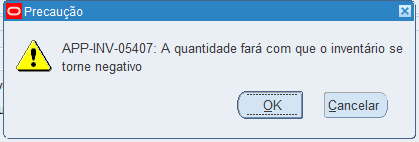
#> input picture rpa_ciclo/essential/informacoes/qtd_negativa.png, 419 x 142 px
$ python testar_deteccao_arquivo.py
#> lines starting #> are read from the running program, lines starting #| are printed output that depends on the picture; after the words box and inside, x2 and y2 are one past the last pixel; in counts of white or black regions, pixels touching at a corner belong together
#> the answer given: informacoes/qtd_negativa.png
#> in main, screenshot_bgr is the input picture: shape (142, 419, 3); mean B, G, R 228.5, 215.6, 200.1
#| ✅ Imagem carregada: 419x142
"""
Script de Teste - Detecção de Modais em Arquivo de Imagem

Uso:
1. Arraste e solte uma imagem (screenshot) neste script
2. OU execute e digite o caminho da imagem
3. O script vai testar se detecta os modais nessa imagem

Testa:
- Modal de Quantidade Negativa (qtd_negativa.png)
- Modal de Erro Centro de Custo (erro_centro_custo.png)
"""

import cv2
import numpy as np
import os
import sys
from datetime import datetime

def detectar_com_multiplos_niveis(template_path, screenshot_bgr, nome_modal):
    """Testa detecção com vários níveis de confidence"""
#> called with nome_modal = 'QUANTIDADE NEGATIVA'

    # Carregar template
    template = cv2.imread(template_path)
    if template is None:
        print(f"❌ Erro ao carregar template: {template_path}")
        return None

    template_h, template_w = template.shape[:2]
#> template_h = 142; template_w = 419
    screen_h, screen_w = screenshot_bgr.shape[:2]
#> screen_h = 142; screen_w = 419

    print(f"\n{'='*70}")
    print(f"🔍 {nome_modal}")
    print(f"{'='*70}")
    print(f"📏 Template: {template_w}x{template_h}")
#| 📏 Template: 419x142
    print(f"📏 Screenshot: {screen_w}x{screen_h}")
#| 📏 Screenshot: 419x142

    # Redimensionar se necessário
    template_scaled = template
    if template_w > screen_w or template_h > screen_h:
        scale = min(screen_w / template_w, screen_h / template_h) * 0.95
        new_w = int(template_w * scale)
        new_h = int(template_h * scale)
        template_scaled = cv2.resize(template, (new_w, new_h))
        print(f"⚠️ Template redimensionado para: {new_w}x{new_h}")

    # Template matching
    result = cv2.matchTemplate(screenshot_bgr, template_scaled, cv2.TM_CCOEFF_NORMED)
#> result = [1]
    min_val, max_val, min_loc, max_loc = cv2.minMaxLoc(result)
#> min_val = 1; max_val = 1; min_loc = (0, 0); max_loc = (0, 0)

    print(f"\n📊 SCORES:")
    print(f"-" * 70)

    # Testar múltiplos níveis
    niveis = [0.9, 0.8, 0.7, 0.6, 0.5, 0.4, 0.3]
    melhor_detectado = None

    for nivel in niveis:
        detectado = max_val >= nivel
        status = "✅ DETECTADO" if detectado else "❌ Não"
        print(f"Confidence {nivel:.0%}: Score {max_val:.2%} {status}")

        if detectado and melhor_detectado is None:
            melhor_detectado = nivel
#> this loop made 7 passes
#| Confidence 90%: Score 100.00% ✅ DETECTADO
#| Confidence 80%: Score 100.00% ✅ DETECTADO
#| Confidence 70%: Score 100.00% ✅ DETECTADO
#| Confidence 60%: Score 100.00% ✅ DETECTADO
#| Confidence 50%: Score 100.00% ✅ DETECTADO
#| Confidence 40%: Score 100.00% ✅ DETECTADO
#| Confidence 30%: Score 100.00% ✅ DETECTADO
#> after the loop, melhor_detectado = 0.9

    print(f"-" * 70)

    if melhor_detectado:
        print(f"✅ DETECTÁVEL com confidence de {melhor_detectado:.0%} ou menor")
#| ✅ DETECTÁVEL com confidence de 90% ou menor
        print(f"📍 Posição: ({max_loc[0]}, {max_loc[1]})")
#| 📍 Posição: (0, 0)
    else:
        print(f"❌ NÃO DETECTÁVEL em nenhum nível testado")
        print(f"💡 Score máximo foi apenas {max_val:.2%}")

    # Criar imagem visual
    screenshot_visual = screenshot_bgr.copy()
    top_left = max_loc
#> top_left = (0, 0)
    bottom_right = (top_left[0] + template_scaled.shape[1], top_left[1] + template_scaled.shape[0])
#> bottom_right = (419, 142)

    # Cor do retângulo baseado no score
    if max_val >= 0.7:
        cor = (0, 255, 0)  # Verde - alta confiança
    elif max_val >= 0.5:
        cor = (0, 165, 255)  # Laranja - média confiança
    else:
        cor = (0, 0, 255)  # Vermelho - baixa confiança

    cv2.rectangle(screenshot_visual, top_left, bottom_right, cor, 3)
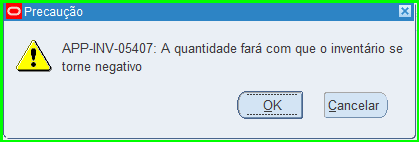
#> screenshot_visual: shape (142, 419, 3); 4.67% of pixels changed, all inside (x1, y1, x2, y2) = (0, 0, 419, 142)

    # Texto com score
    texto = f"{nome_modal}: {max_val:.1%}"
#> texto = 'QUANTIDADE NEGATIVA: 100.0%'
    cv2.putText(screenshot_visual, texto, (top_left[0], top_left[1] - 10),
                cv2.FONT_HERSHEY_SIMPLEX, 0.7, cor, 2)

    return {
        'max_score': max_val,
        'detectado_em': melhor_detectado,
        'posicao': max_loc,
        'imagem_visual': screenshot_visual
    }

def main():
    """Função principal"""
    print("\n" + "="*70)
    print("🧪 TESTE DE DETECÇÃO DE MODAIS - ARQUIVO")
    print("="*70)

    # Obter caminho da imagem
    if len(sys.argv) > 1:
        # Imagem passada como argumento (drag and drop)
        caminho_imagem = sys.argv[1]
        print(f"\n📁 Imagem recebida: {caminho_imagem}")
    else:
        # Solicitar caminho
        print("\n📁 Digite o caminho completo da imagem:")
        print("   (Ou arraste e solte a imagem neste script)")
        caminho_imagem = input("> ").strip().strip('"')

    # Verificar se arquivo existe
    if not os.path.isfile(caminho_imagem):
        print(f"\n❌ ERRO: Arquivo não encontrado!")
        print(f"   Caminho: {caminho_imagem}")
        input("\nPressione ENTER para fechar...")
        return

    # Carregar imagem
    print(f"\n📸 Carregando imagem...")
    screenshot_bgr = cv2.imread(caminho_imagem)

    if screenshot_bgr is None:
        print(f"❌ ERRO: Não foi possível carregar a imagem!")
        print(f"   Formatos suportados: PNG, JPG, BMP")
        input("\nPressione ENTER para fechar...")
        return

    print(f"✅ Imagem carregada: {screenshot_bgr.shape[1]}x{screenshot_bgr.shape[0]}")

    # Caminhos dos templates
    base_path = os.path.dirname(os.path.abspath(__file__))

    templates = {
        'QUANTIDADE NEGATIVA': os.path.join(base_path, "informacoes", "qtd_negativa.png"),
        'ERRO CENTRO DE CUSTO': os.path.join(base_path, "informacoes", "erro_centro_custo.png")
    }

    # Testar cada template
    resultados = {}
    screenshot_final = screenshot_bgr.copy()

    for nome, caminho in templates.items():
        if os.path.isfile(caminho):
            resultado = detectar_com_multiplos_niveis(caminho, screenshot_bgr, nome)
#> resultado = 4 items
            if resultado:
                resultados[nome] = resultado
                # Copiar marcações para imagem final
                screenshot_final = resultado['imagem_visual'].copy()
        else:
            print(f"\n⚠️ Template não encontrado: {nome}")
            print(f"   Esperado em: {caminho}")
#> pass 2 of the loop in main, `for nome, caminho in templates.items():`:
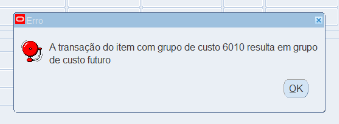
#> input picture rpa_ciclo/essential/informacoes/erro_centro_custo.png, 339 x 124 px
#> in detectar_com_multiplos_niveis, template is the input picture: shape (124, 339, 3); mean B, G, R 236.3, 227.2, 220.4
#| 📏 Template: 339x124
#| 📏 Screenshot: 419x142
#> min_val = -0.126; max_val = 0.226; min_loc = (79, 9); max_loc = (4, 1)
#> the loop in detectar_com_multiplos_niveis (call 2), `for nivel in niveis:` made 7 passes
#| Confidence 90%: Score 22.59% ❌ Não
#| Confidence 80%: Score 22.59% ❌ Não
#| Confidence 70%: Score 22.59% ❌ Não
#| Confidence 60%: Score 22.59% ❌ Não
#| Confidence 50%: Score 22.59% ❌ Não
#> (further printed lines are left out)
#| 💡 Score máximo foi apenas 22.59%
#> bottom_right = (343, 125)
#> in detectar_com_multiplos_niveis (call 2), `cv2.rectangle(screenshot_visual, top_left, bottom_right, cor, 3)`:
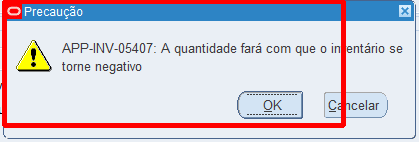
#> screenshot_visual: shape (142, 419, 3); 7.19% of pixels changed, all inside (x1, y1, x2, y2) = (2, 0, 346, 128)
#> texto = 'ERRO CENTRO DE CUSTO: 22.6%'

    # Salvar imagem com marcações
    timestamp = datetime.now().strftime("%Y%m%d_%H%M%S")
    output_filename = f"resultado_deteccao_{timestamp}.png"
    cv2.imwrite(output_filename, screenshot_final)

    # Resumo final
    print("\n" + "="*70)
    print("📊 RESUMO FINAL")
    print("="*70)

    for nome, resultado in resultados.items():
        print(f"\n🔍 {nome}:")
        print(f"   Score máximo: {resultado['max_score']:.2%}")

        if resultado['detectado_em']:
            print(f"   ✅ DETECTÁVEL com confidence {resultado['detectado_em']:.0%}")
            print(f"   📍 Posição: ({resultado['posicao'][0]}, {resultado['posicao'][1]})")

            # Recomendação
            if resultado['max_score'] >= 0.8:
                print(f"   💡 Recomendação: Use confidence 0.7 (70%)")
            elif resultado['max_score'] >= 0.6:
                print(f"   💡 Recomendação: Use confidence 0.5 ou 0.6 (50-60%)")
            else:
                print(f"   💡 Recomendação: Use confidence {resultado['detectado_em'] - 0.1:.0%}")
        else:
            print(f"   ❌ NÃO DETECTÁVEL (score muito baixo: {resultado['max_score']:.2%})")
            print(f"   ⚠️ A imagem de referência pode estar incorreta")
            print(f"   💡 Capture um novo screenshot do modal para usar como referência")
#> this loop made 2 passes
#> nome on passes 1 to 2: 'QUANTIDADE NEGATIVA', 'ERRO CENTRO DE CUSTO'
#| 🔍 QUANTIDADE NEGATIVA:
#|    Score máximo: 100.00%
#|    ✅ DETECTÁVEL com confidence 90%
#|    📍 Posição: (0, 0)
#|    💡 Recomendação: Use confidence 0.7 (70%)
#| 🔍 ERRO CENTRO DE CUSTO:
#|    Score máximo: 22.59%
#|    ❌ NÃO DETECTÁVEL (score muito baixo: 22.59%)
#|    ⚠️ A imagem de referência pode estar incorreta
#|    💡 Capture um novo screenshot do modal para usar como referência

    print(f"\n💾 Imagem com marcações salva: {output_filename}")
    print("\n" + "="*70)
    print("✅ TESTE CONCLUÍDO!")
    print("="*70)

    print("\n💡 COMO USAR OS RESULTADOS:")
    print("   1. Abra o arquivo: " + output_filename)
    print("   2. Veja onde o OpenCV marcou (retângulos coloridos)")
    print("   3. Verde = alta confiança, Laranja = média, Vermelho = baixa")
    print("   4. Se detectou mas com score baixo: diminua o confidence no código")
    print("   5. Se não detectou: capture nova imagem de referência do modal")

    input("\nPressione ENTER para fechar...")

if __name__ == "__main__":
    try:
        main()
    except Exception as e:
        print(f"\n❌ ERRO: {e}")
        import traceback
        print(traceback.format_exc())
        input("\nPressione ENTER para fechar...")
